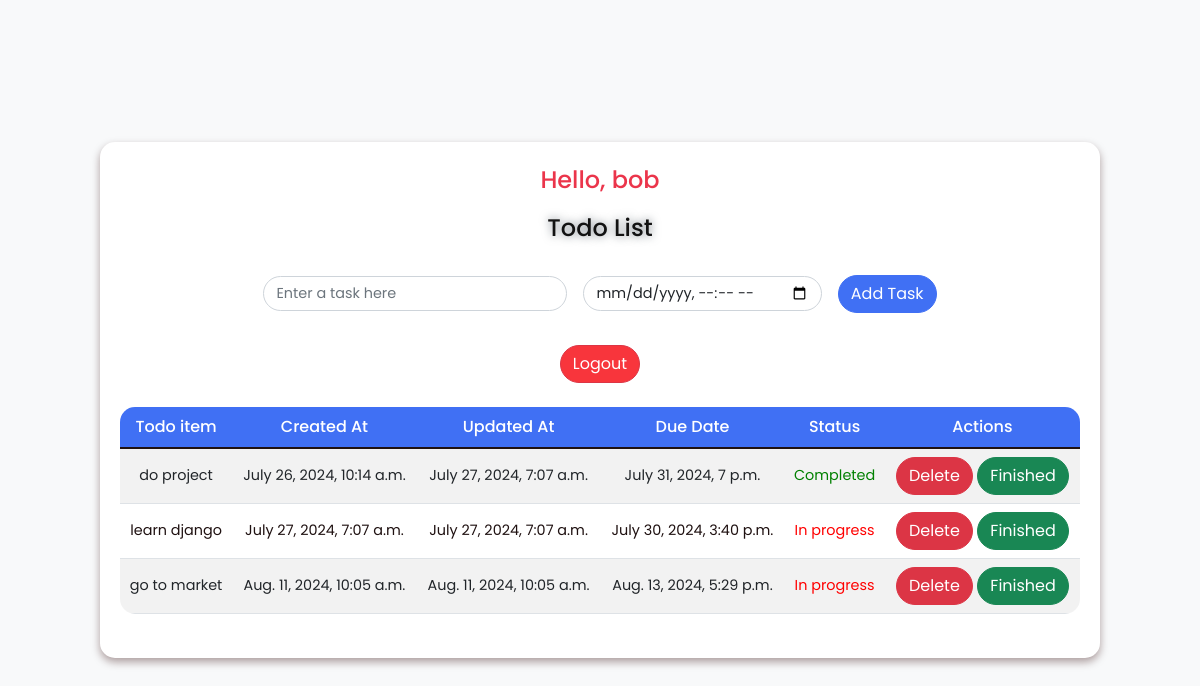
Screenshot of / (signed in) with the database file from the repository.
### todoapp/models.py (models this page shows, shortened)
class todo(models.Model):
    user = models.ForeignKey(User, on_delete=models.CASCADE)
    todo_name = models.CharField(max_length=1000)
    created_at = models.DateTimeField(auto_now_add=True)
    updated_at = models.DateTimeField(auto_now=True)
    due_date = models.DateTimeField(null=True, blank=True)
    status = models.BooleanField(default=False)

### todoapp/views.py (the view, shortened to what this page needs)
# urls.py: path('', views.home, name='home-page'),
@login_required
@login_required
def home(request):
    all_todos = todo.objects.filter(user=request.user)
    context = {
        'todos': all_todos
    }
    return render(request, 'todoapp/todo.html', context)

### todoapp/templates/todoapp/todo.html (shortened to what this page needs)
<!DOCTYPE html>
<html lang="en">
<head>
  <link rel="stylesheet" href="https://cdn.jsdelivr.net/npm/bootstrap@5.1.3/dist/css/bootstrap.min.css">
</head>
<body>
  <div class="container">
    <div class="greeting">Hello, {% if user.is_authenticated %}{{ user.username }}{% endif %}</div>
    <h4 class="text-center my-3 pb-3">Todo List</h4>
    <form method="POST" class="row row-cols-lg-auto g-3 justify-content-center align-items-center mb-4 pb-2">
      <div class="col-12">
        <div class="form-outline">
          <input type="text" id="form1" class="form-control" name="task" placeholder="Enter a task here" />
        </div>
      </div>
      <div class="col-12">
        <div class="form-outline">
          <input type="datetime-local" id="form2" class="form-control" name="due_date" placeholder="Enter due date" />
        </div>
      </div>
      <div class="col-12">
        <button type="submit" class="btn btn-primary">Add Task</button>
      </div>
    </form>
    <div class="text-center mb-4">
      <button type="button" class="btn btn-danger btn-custom" data-bs-toggle="modal" data-bs-target="#logoutModal">Logout</button>
    </div>
    <table class="table table-striped table-hover mb-4">
      <thead>
        <tr>
          <th scope="col">Todo item</th>
          <th scope="col">Created At</th>
          <th scope="col">Updated At</th>
          <th scope="col">Due Date</th>
          <th scope="col">Status</th>
          <th scope="col">Actions</th>
        </tr>
      </thead>
      <tbody>
        {% for i in todos %}
          <tr>
            <td>{{ i.todo_name }}</td>
            <td>{{ i.created_at }}</td>
            <td>{{ i.updated_at }}</td>
            <td>{{ i.due_date }}</td>
            {% if i.status %}
              <td style="color: green;">Completed</td>
            {% else %}
              <td style="color: red;">In progress</td>
            {% endif %}
            <td>
              <a href="{% url 'delete' i.todo_name %}">
                <button type="button" class="btn btn-danger">Delete</button>
              </a>
              <a href="{% url 'update' i.todo_name %}">
                <button type="button" class="btn btn-success ms-1">Finished</button>
              </a>
            </td>
          </tr>
        {% endfor %}
      </tbody>
    </table>
  </div>
</body>
</html>

### todoapp/templates/todoapp/todo.html (style rules this page uses)
body { background-color: #f8f9fa; font-family: 'Poppins', sans-serif; display: flex; justify-content: center; align-items: center; min-height: 100vh; font-size: 0.9rem; }
.container { max-width: 1000px; width: 100%; padding: 20px; border-radius: 15px; background: #fff; box-shadow: 0 4px 8px rgba(43, 3, 3, 0.374); margin: 20px; }
.greeting { font-size: 1.5rem; font-weight: 500; margin-bottom: 1rem; color: #e8122bd9; text-align: center; }
h4 { font-size: 1.5rem; color: #121212; font-weight: 500; text-shadow: 0 0 10px #6c757d; text-align: center; margin-bottom: 20px; }
.table { background-color: white; color:rgb(31, 17, 17); font-size: 1rem; border-radius: 15px; overflow: hidden; }
.table th, .table td { text-align: center; vertical-align: middle; padding: 8px; }
.table th { background-color: #4070f4; color: white; font-size: 1rem; font-weight: 500; }
.table td { border-bottom: 1px solid #dee2e6; font-size: 0.9rem; }
.table td:last-child { display: flex; justify-content: center; gap: 0.5px; }
.form-control { border-radius: 25px; font-size: 0.9rem; }
.btn-custom { background-color: #f8353c; color: white; border-radius: 25px; }
.btn-primary { background-color: #4070f4; border-color: #4070f4; border-radius: 25px; }
.btn-danger, .btn-success { border-radius: 25px; }

### rows the page displays
todo: todo_name "do project", created_at "July 26, 2024, 10:14 a.m.", updated_at "July 27, 2024, 7:07 a.m.", due_date "July 31, 2024, 7 p.m.", status "Completed"
todo: todo_name "learn django", created_at "July 27, 2024, 7:07 a.m.", updated_at "July 27, 2024, 7:07 a.m.", due_date "July 30, 2024, 3:40 p.m.", status "In progress"
todo: todo_name "go to market", created_at "Aug. 11, 2024, 10:05 a.m.", updated_at "Aug. 11, 2024, 10:05 a.m.", due_date "Aug. 13, 2024, 5:29 p.m.", status "In progress"

### other values shown
{{ user.username }} "bob"
